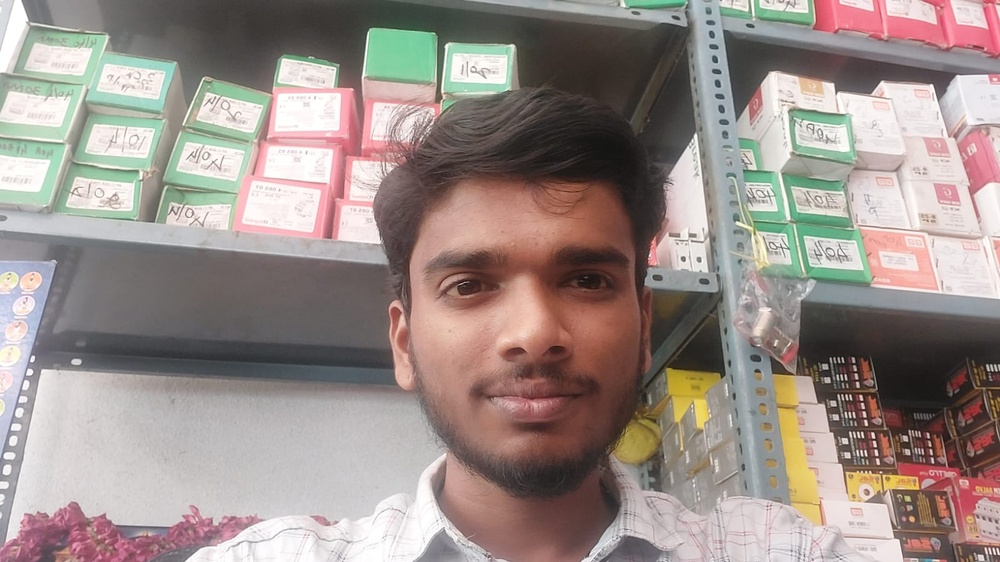
#> input picture face recognition/image/yuvaraj.jpg, 1000 x 562 px, shrunk from 1600 x 900 before the run
$ python face.py
#> lines starting #> are read from the running program, lines starting #| are printed output that depends on the picture; after the words box and inside, x2 and y2 are one past the last pixel; in counts of white or black regions, pixels touching at a corner belong together
import cv2

# Trained data set
trainedDataset = cv2.CascadeClassifier('haarcascade_frontalface_default.xml')

# Read an image
img = cv2.imread('image/yuvaraj.jpg')
#> img is the input picture: shape (562, 1000, 3); mean B, G, R 137.5, 142.4, 155
#convert into grayscale
gray=cv2.cvtColor(img,cv2.COLOR_BGR2GRAY)
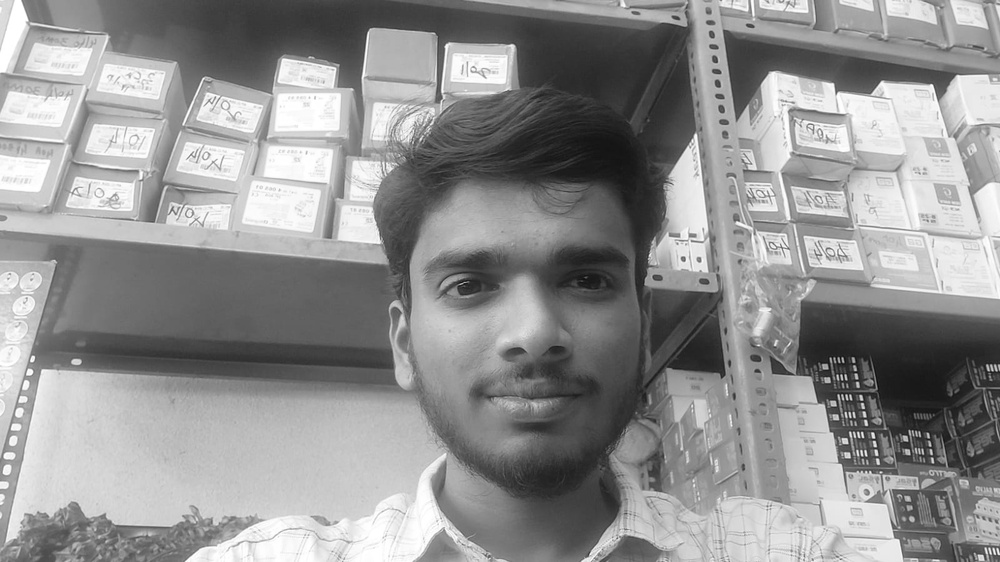
#> gray: shape (562, 1000); min 10, max 255, mean 145.6
faces=trainedDataset.detectMultiScale(gray)
#> faces = [[771, 385, 58, 58], [839, 153, 69, 69], [252, 100, 108, 108], [377, 166, 304, 304]]
print(faces)
#| [[771 385  58  58]
#|  [839 153  69  69]
#|  [252 100 108 108]
#|  [377 166 304 304]]
for x,y,w,h in faces:
    cv2.rectangle(img,(x,y),(x+w,y+h),(250,0,0),3)
#> this loop made 4 passes
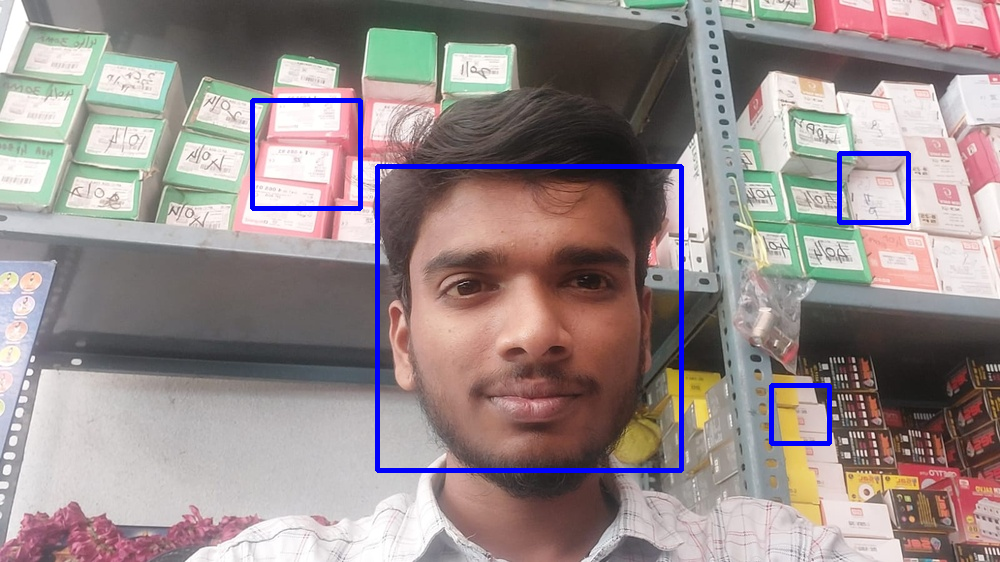
#> img: shape (562, 1000, 3); 1.91% of pixels changed, all inside (x1, y1, x2, y2) = (250, 98, 911, 473)
cv2.imshow('yuvaraj', img)
#cv2.imshow('Gray', gray)


# Wait for a key press (use lowercase 'w' in waitKey)
cv2.waitKey(0)
